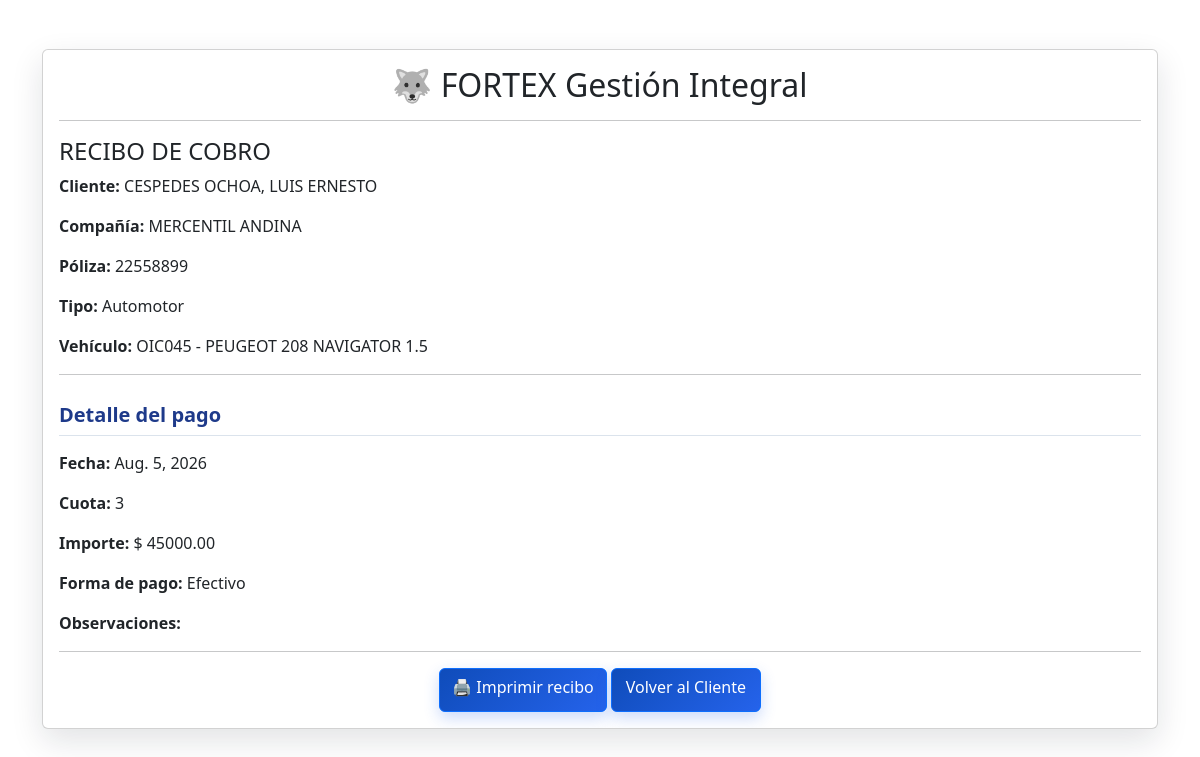
The app's page /recibos/33/ with its own data.
### clientes/models.py (models this page shows)
class Cliente(models.Model):
    nombre = models.CharField("Nombre", max_length=100)
    apellido = models.CharField("Apellido", max_length=100)
    dni = models.CharField("DNI", max_length=20, unique=True)
    fecha_nacimiento = models.DateField(
        "Fecha de nacimiento",
        null=True,
        blank=True
    )
    whatsapp = models.CharField("WhatsApp", max_length=20, blank=True, default="")
    calle = models.CharField("Calle", max_length=150, blank=True)
    numero = models.CharField("Número", max_length=20, blank=True)
    piso = models.CharField("Piso", max_length=20, blank=True)
    departamento = models.CharField("Departamento", max_length=20, blank=True)
    barrio = models.CharField("Barrio", max_length=100, blank=True)
    codigo_postal = models.CharField("Código postal", max_length=20, blank=True)
    email = models.EmailField("Email", blank=True)
    telefono_alternativo = models.CharField(
    "Teléfono alternativo",
    max_length=30,
    blank=True
    )
    estado = models.CharField(
    "Estado",
    max_length=20,
    choices=[
        ("Activo", "Activo"),
        ("Inactivo", "Inactivo"),
        ("Prospecto", "Prospecto"),
    ],
    default="Activo"
    )
    localidad = models.CharField(
        "Localidad",
        max_length=100,
        blank=True
    )
    provincia = models.CharField(
        "Provincia",
        max_length=100,
        blank=True
    )
    observaciones = models.TextField(
        "Observaciones",
        blank=True
    )
    def __str__(self):
        return f"{self.apellido}, {self.nombre}"

### polizas/models.py (models this page shows, shortened)
class Poliza(models.Model):
    ESTADOS = [
    ("Al día", "Al día"),
    ("Pendiente", "Pendiente"),
    ("Morosa", "Morosa"),
    ("Vencida", "Vencida"),
    ("Anulada", "Anulada"),
    ]
    estado = models.CharField(
    max_length=20,
    choices=ESTADOS,
    default="Al día"
    )
    motivo_anulacion = models.TextField(
    blank=True,
    default="",
    )
    fecha_anulacion = models.DateTimeField(
     null=True,
     blank=True,
    )
    anulada_por = models.ForeignKey(
    settings.AUTH_USER_MODEL,
    on_delete=models.SET_NULL,
    null=True,
    blank=True,
    related_name="polizas_anuladas",
    )
    TIPOS_SEGURO = [
        ("Automotor", "Automotor"),
        ("Moto", "Moto"),
        ("Caución", "Caución"),
        ("Accidentes Personales", "Accidentes Personales"),
        ("Agro", "Agro"),
        ("Hogar", "Hogar"),
        ("Comercio", "Comercio"),
        ("Otro", "Otro"),
    ]
    PERIODICIDADES = [
        ("Mensual", "Mensual"),
        ("Bimestral", "Bimestral"),
        ("Trimestral", "Trimestral"),
        ("Cuatrimestral", "Cuatrimestral"),
        ("Semestral", "Semestral"),
        ("Anual", "Anual"),
    ]
    cliente = models.ForeignKey(
        Cliente,
        on_delete=models.CASCADE
    )
    tipo_seguro = models.CharField(
        max_length=50,
        choices=TIPOS_SEGURO,
        default="Automotor"
    )
    vehiculo = models.ForeignKey(
        Vehiculo,
        on_delete=models.SET_NULL,
        null=True,
        blank=True
    )
    compania = models.CharField(
        "Compañía",
        max_length=100
    )
    numero_poliza = models.CharField(
        "Número de póliza",
        max_length=50,
        blank=True
    )
    fecha_alta = models.DateField(
        "Fecha de alta"
    )
    fecha_fin_vigencia = models.DateField(
    "Fin de vigencia",
    null=True,
    blank=True
    )
    periodicidad = models.CharField(
        max_length=20,
        choices=PERIODICIDADES,
        default="Mensual"
    )
    cantidad_cuotas = models.PositiveIntegerField(
        "Cantidad de cuotas",
        default=1
    )
    fecha_vencimiento = models.DateField(
        "Fecha de vencimiento",
        null=True,
        blank=True
    )
    numero_cuota = models.PositiveIntegerField(
        "Número de cuota",
        default=0
    )
    estado = models.CharField(
        max_length=20,
        choices=ESTADOS,
        default="Pendiente"
    )
    observaciones = models.TextField(
        blank=True
    )
    porcentaje_comision = models.DecimalField(
    "Porcentaje de comisión",
    max_digits=5,
    decimal_places=2,
    default=0,
    blank=True
    )

### vehiculos/models.py (models this page shows, shortened)
class Vehiculo(models.Model):
    TIPO_CHOICES = [
       ("Moto", "Moto"),
       ("Auto", "Auto"),
       ("Camioneta", "Camioneta"),
       ("Furgón", "Furgón"),
       ("Camión", "Camión"),
       ("Acoplado", "Acoplado"),
       ("Tráiler", "Tráiler"),
]
    USO_CHOICES = [
        ("Particular", "Particular"),
        ("Comercial", "Comercial"),
        ("Taxi", "Taxi"),
        ("Remis", "Remis"),
        ("Moto", "Moto"),
        ("Camioneta", "Camioneta"),
        ("Camión", "Camión"),
        ("Furgón", "Furgón"),
        ("Acoplado", "Acoplado"),
        ("Tráiler", "Tráiler"),
    ]
    cliente = models.ForeignKey(Cliente, on_delete=models.CASCADE)
    tipo = models.CharField(
       max_length=30,
       choices=TIPO_CHOICES,
       default="Auto"
    )
    patente = models.CharField(max_length=20)
    marca = models.CharField(max_length=50)
    modelo = models.CharField(max_length=50)
    anio = models.PositiveIntegerField("Año", null=True, blank=True)
    motor = models.CharField(max_length=50)
    chasis = models.CharField(max_length=50)
    uso = models.CharField(
        max_length=30,
        choices=USO_CHOICES,
        default="Particular"
    )
    observaciones = models.TextField(blank=True)

### recibos/models.py (models this page shows, shortened)
class Recibo(models.Model):
    FORMAS_PAGO = [
        ("Efectivo", "Efectivo"),
        ("Transferencia", "Transferencia"),
        ("Tarjeta", "Tarjeta"),
        ("CBU", "Débito CBU"),
    ]
    poliza = models.ForeignKey(
        Poliza,
        on_delete=models.CASCADE
    )
    fecha = models.DateField(
        auto_now_add=True
    )
    numero_cuota = models.PositiveIntegerField(
        default=1
    )
    cantidad_cuotas = models.PositiveIntegerField(default=1)
    importe = models.DecimalField(
        max_digits=12,
        decimal_places=2
    )
    forma_pago = models.CharField(
        max_length=30,
        choices=FORMAS_PAGO,
        default="Efectivo"
    )
    numero_recibo = models.CharField(
        max_length=20,
        blank=True
    )
    emitido = models.BooleanField(
        default=False
    )
    observaciones = models.TextField(
        blank=True
    )

### principal/views.py (the view)
# urls.py: path("recibos/<int:recibo_id>/", views.ver_recibo, name="ver_recibo"),
def ver_recibo(request, recibo_id):
    recibo = Recibo.objects.get(id=recibo_id)
    return render(request, "principal/ver_recibo.html", {
        "recibo": recibo,
        "poliza": recibo.poliza,
        "cliente": recibo.poliza.cliente,
        "vehiculo": recibo.poliza.vehiculo,
    })

### principal/templates/principal/ver_recibo.html (shortened to what this page needs)
<!DOCTYPE html>
<html lang="es">
{% load static %}
<head>
    <link rel="stylesheet" href="{% static 'principal/css/estilos.css' %}">
    <link href="https://cdn.jsdelivr.net/npm/bootstrap@5.3.3/dist/css/bootstrap.min.css" rel="stylesheet">
</head>
<body>
<div class="container mt-4">
<div class="card shadow">
<div class="card-body">
<h2 class="text-center">
🐺 FORTEX Gestión Integral
</h2>
<hr>
<h4>RECIBO DE COBRO</h4>
<p><strong>Cliente:</strong> {{ cliente }}</p>
<p><strong>Compañía:</strong> {{ poliza.compania }}</p>
<p><strong>Póliza:</strong> {{ poliza.numero_poliza }}</p>
<p><strong>Tipo:</strong> {{ poliza.tipo_seguro }}</p>
<p><strong>Vehículo:</strong>
{% if vehiculo %}
{{ vehiculo.patente }} -
{{ vehiculo.marca }}
{{ vehiculo.modelo }}
{% else %}
Sin vehículo
{% endif %}
</p>
<hr>
<h5>Detalle del pago</h5>
<p><strong>Fecha:</strong> {{ recibo.fecha }}</p>
<p><strong>Cuota:</strong> {{ recibo.numero_cuota }}</p>
<p><strong>Importe:</strong> $ {{ recibo.importe }}</p>
<p><strong>Forma de pago:</strong> {{ recibo.forma_pago }}</p>
<p><strong>Observaciones:</strong><br>
</p>
<hr>
<div class="text-center">
<a href="/recibos/{{ recibo.id }}/pdf/"
   target="_blank"
   class="btn btn-primary">
    🖨️ Imprimir recibo
</a>
<a href="/clientes/{{ cliente.id }}/"
class="btn btn-primary">
Volver al Cliente
</a>
</div>
</div>
</div>
</div>
</body>
</html>

### principal/static/principal/css/estilos.css (style rules this page uses)
body { font-family: Arial, sans-serif; background: #eef2f6; margin: 0; padding: 25px; color: #1f2933; }
h2, h3 { color: #1d4f73; }
a { color: #0b5fa5; font-weight: bold; }
body { background: #eef3f8; }
.container { max-width: 1000px; }
.card { border: none; border-radius: 16px; overflow: hidden; }
.card.shadow { box-shadow: 0 12px 32px rgba(15, 23, 42, 0.12) !important; }
.card-body { padding: 30px; }
.card-body h5 { margin-top: 28px; margin-bottom: 15px; padding-bottom: 8px; border-bottom: 1px solid #dbe3ec; color: #1e3a8a; font-weight: 700; }
.btn { min-height: 42px; padding: 9px 18px; border-radius: 8px; font-weight: 600; }
.btn-primary, .btn-success { box-shadow: 0 5px 14px rgba(13, 110, 253, 0.18); }
.container { max-width: 1100px; }
.card { border: none; border-radius: 15px; overflow: hidden; }
.card-body { padding: 35px; }
.btn { border-radius: 8px; min-width: 170px; font-weight: 600; }
.btn-primary { background: #0d6efd; }
.btn { min-width: 150px; min-height: 44px; padding: 10px 18px; border: none; border-radius: 10px; font-size: 15px; font-weight: 700; text-decoration: none; transition: transform 0.2s ease, box-shadow 0.2s ease, filter 0.2s ease; }
.btn-primary { background: linear-gradient(135deg, #0f4cba, #2563eb); box-shadow: 0 6px 15px rgba(37, 99, 235, 0.24); color: #ffffff; }

### records on screen
Cliente: apellido+nombre "CESPEDES OCHOA, LUIS ERNESTO"
Poliza: compania "MERCENTIL ANDINA", numero_poliza "22558899", tipo_seguro "Automotor"
Vehiculo: patente "OIC045", marca "PEUGEOT", modelo "208 NAVIGATOR 1.5"
Recibo: fecha "Aug. 5, 2026", numero_cuota "3", importe "45000.00", forma_pago "Efectivo"
